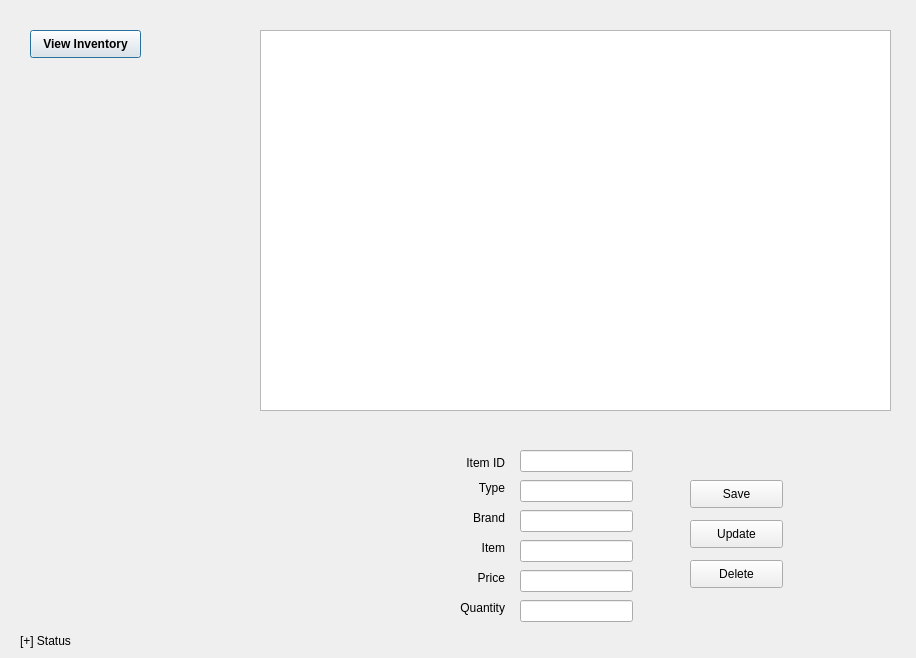
<?xml version="1.0" encoding="UTF-8"?>
<ui version="4.0">
 <class>ItemInfo</class>
 <widget class="QDialog" name="ItemInfo">
  <property name="geometry">
   <rect>
    <x>0</x>
    <y>0</y>
    <width>916</width>
    <height>658</height>
   </rect>
  </property>
  <property name="minimumSize">
   <size>
    <width>916</width>
    <height>658</height>
   </size>
  </property>
  <property name="maximumSize">
   <size>
    <width>916</width>
    <height>658</height>
   </size>
  </property>
  <property name="font">
   <font>
    <strikeout>false</strikeout>
   </font>
  </property>
  <property name="mouseTracking">
   <bool>false</bool>
  </property>
  <property name="windowTitle">
   <string>Dialog</string>
  </property>
  <widget class="QPushButton" name="pushButton_vinv">
   <property name="geometry">
    <rect>
     <x>30</x>
     <y>30</y>
     <width>111</width>
     <height>28</height>
    </rect>
   </property>
   <property name="font">
    <font>
     <weight>75</weight>
     <bold>true</bold>
     <strikeout>false</strikeout>
    </font>
   </property>
   <property name="text">
    <string>View Inventory</string>
   </property>
  </widget>
  <widget class="QTableView" name="tableView">
   <property name="geometry">
    <rect>
     <x>260</x>
     <y>30</y>
     <width>631</width>
     <height>381</height>
    </rect>
   </property>
  </widget>
  <widget class="QLabel" name="label_vstatus">
   <property name="geometry">
    <rect>
     <x>20</x>
     <y>630</y>
     <width>281</width>
     <height>21</height>
    </rect>
   </property>
   <property name="frameShape">
    <enum>QFrame::NoFrame</enum>
   </property>
   <property name="frameShadow">
    <enum>QFrame::Plain</enum>
   </property>
   <property name="lineWidth">
    <number>2</number>
   </property>
   <property name="text">
    <string>[+] Status</string>
   </property>
   <property name="textFormat">
    <enum>Qt::PlainText</enum>
   </property>
  </widget>
  <widget class="QLabel" name="label">
   <property name="geometry">
    <rect>
     <x>450</x>
     <y>480</y>
     <width>55</width>
     <height>16</height>
    </rect>
   </property>
   <property name="text">
    <string>Type</string>
   </property>
   <property name="alignment">
    <set>Qt::AlignRight|Qt::AlignTrailing|Qt::AlignVCenter</set>
   </property>
  </widget>
  <widget class="QLabel" name="label_2">
   <property name="geometry">
    <rect>
     <x>450</x>
     <y>510</y>
     <width>55</width>
     <height>16</height>
    </rect>
   </property>
   <property name="text">
    <string>Brand</string>
   </property>
   <property name="alignment">
    <set>Qt::AlignRight|Qt::AlignTrailing|Qt::AlignVCenter</set>
   </property>
  </widget>
  <widget class="QLabel" name="label_3">
   <property name="geometry">
    <rect>
     <x>450</x>
     <y>540</y>
     <width>55</width>
     <height>16</height>
    </rect>
   </property>
   <property name="text">
    <string>Item</string>
   </property>
   <property name="alignment">
    <set>Qt::AlignRight|Qt::AlignTrailing|Qt::AlignVCenter</set>
   </property>
  </widget>
  <widget class="QLabel" name="label_4">
   <property name="geometry">
    <rect>
     <x>450</x>
     <y>570</y>
     <width>55</width>
     <height>16</height>
    </rect>
   </property>
   <property name="text">
    <string>Price</string>
   </property>
   <property name="alignment">
    <set>Qt::AlignRight|Qt::AlignTrailing|Qt::AlignVCenter</set>
   </property>
  </widget>
  <widget class="QLabel" name="label_5">
   <property name="geometry">
    <rect>
     <x>450</x>
     <y>600</y>
     <width>55</width>
     <height>16</height>
    </rect>
   </property>
   <property name="text">
    <string>Quantity</string>
   </property>
   <property name="alignment">
    <set>Qt::AlignRight|Qt::AlignTrailing|Qt::AlignVCenter</set>
   </property>
  </widget>
  <widget class="QLineEdit" name="lineEdit_brand">
   <property name="geometry">
    <rect>
     <x>520</x>
     <y>510</y>
     <width>113</width>
     <height>22</height>
    </rect>
   </property>
  </widget>
  <widget class="QLineEdit" name="lineEdit_item">
   <property name="geometry">
    <rect>
     <x>520</x>
     <y>540</y>
     <width>113</width>
     <height>22</height>
    </rect>
   </property>
  </widget>
  <widget class="QLineEdit" name="lineEdit_price">
   <property name="geometry">
    <rect>
     <x>520</x>
     <y>570</y>
     <width>113</width>
     <height>22</height>
    </rect>
   </property>
  </widget>
  <widget class="QLineEdit" name="lineEdit_qty">
   <property name="geometry">
    <rect>
     <x>520</x>
     <y>600</y>
     <width>113</width>
     <height>22</height>
    </rect>
   </property>
  </widget>
  <widget class="QPushButton" name="pushButton">
   <property name="geometry">
    <rect>
     <x>690</x>
     <y>480</y>
     <width>93</width>
     <height>28</height>
    </rect>
   </property>
   <property name="text">
    <string>Save</string>
   </property>
  </widget>
  <widget class="QPushButton" name="update">
   <property name="geometry">
    <rect>
     <x>690</x>
     <y>520</y>
     <width>93</width>
     <height>28</height>
    </rect>
   </property>
   <property name="text">
    <string>Update</string>
   </property>
  </widget>
  <widget class="QPushButton" name="pushButton_delete">
   <property name="geometry">
    <rect>
     <x>690</x>
     <y>560</y>
     <width>93</width>
     <height>28</height>
    </rect>
   </property>
   <property name="text">
    <string>Delete</string>
   </property>
  </widget>
  <widget class="QLabel" name="label_6">
   <property name="geometry">
    <rect>
     <x>450</x>
     <y>455</y>
     <width>55</width>
     <height>16</height>
    </rect>
   </property>
   <property name="text">
    <string>Item ID</string>
   </property>
   <property name="alignment">
    <set>Qt::AlignRight|Qt::AlignTrailing|Qt::AlignVCenter</set>
   </property>
  </widget>
  <widget class="QLineEdit" name="lineEdit_iid">
   <property name="geometry">
    <rect>
     <x>520</x>
     <y>450</y>
     <width>113</width>
     <height>22</height>
    </rect>
   </property>
  </widget>
  <widget class="QLineEdit" name="lineEdit_type">
   <property name="geometry">
    <rect>
     <x>520</x>
     <y>480</y>
     <width>113</width>
     <height>22</height>
    </rect>
   </property>
  </widget>
 </widget>
 <resources/>
 <connections/>
</ui>
